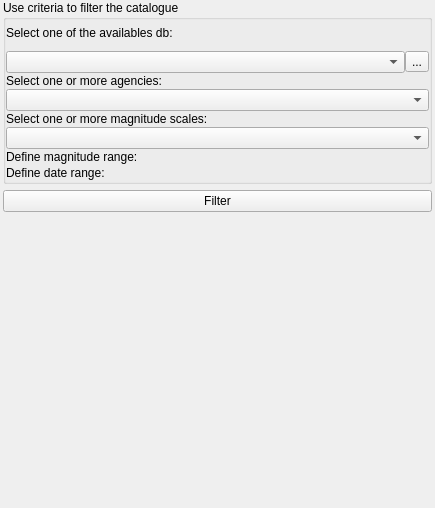
<?xml version="1.0" encoding="UTF-8"?>
<ui version="4.0">
 <class>Dock</class>
 <widget class="QDockWidget" name="Dock">
  <property name="geometry">
   <rect>
    <x>0</x>
    <y>0</y>
    <width>435</width>
    <height>508</height>
   </rect>
  </property>
  <property name="windowIcon">
   <iconset>
    <normaloff>:/plugins/inasafe/icon.png</normaloff>:/plugins/inasafe/icon.png</iconset>
  </property>
  <property name="windowTitle">
   <string>Events Catalogue</string>
  </property>
  <widget class="QWidget" name="dockWidgetContents">
   <layout class="QGridLayout" name="gridLayout">
    <property name="leftMargin">
     <number>3</number>
    </property>
    <property name="topMargin">
     <number>0</number>
    </property>
    <property name="rightMargin">
     <number>3</number>
    </property>
    <property name="bottomMargin">
     <number>3</number>
    </property>
    <item row="5" column="0">
     <spacer name="verticalSpacer">
      <property name="orientation">
       <enum>Qt::Vertical</enum>
      </property>
      <property name="sizeHint" stdset="0">
       <size>
        <width>20</width>
        <height>40</height>
       </size>
      </property>
     </spacer>
    </item>
    <item row="0" column="0">
     <widget class="QGroupBox" name="grpQuestion">
      <property name="title">
       <string>Use criteria to filter the catalogue</string>
      </property>
      <layout class="QGridLayout" name="gridLayout_3">
       <property name="leftMargin">
        <number>0</number>
       </property>
       <property name="topMargin">
        <number>6</number>
       </property>
       <property name="rightMargin">
        <number>0</number>
       </property>
       <property name="bottomMargin">
        <number>0</number>
       </property>
       <property name="verticalSpacing">
        <number>1</number>
       </property>
       <item row="15" column="0">
        <widget class="DateRangeFilter" name="date_range" native="true"/>
       </item>
       <item row="12" column="0">
        <widget class="QLabel" name="mrangeLabel">
         <property name="text">
          <string>Define magnitude range:</string>
         </property>
         <property name="margin">
          <number>10</number>
         </property>
        </widget>
       </item>
       <item row="11" column="0" colspan="2">
        <widget class="MultiCheckComboBox" name="mscalesComboBox">
         <property name="insertPolicy">
          <enum>QComboBox::InsertAlphabetically</enum>
         </property>
        </widget>
       </item>
       <item row="8" column="0" colspan="2">
        <widget class="MultiCheckComboBox" name="agenciesComboBox">
         <property name="insertPolicy">
          <enum>QComboBox::InsertAlphabetically</enum>
         </property>
        </widget>
       </item>
       <item row="7" column="0">
        <widget class="QLabel" name="agencyLabel">
         <property name="sizePolicy">
          <sizepolicy hsizetype="Maximum" vsizetype="Preferred">
           <horstretch>0</horstretch>
           <verstretch>0</verstretch>
          </sizepolicy>
         </property>
         <property name="text">
          <string>Select one or more agencies:</string>
         </property>
         <property name="margin">
          <number>10</number>
         </property>
        </widget>
       </item>
       <item row="9" column="0">
        <widget class="QLabel" name="mscalesLabel">
         <property name="text">
          <string>Select one or more magnitude scales:</string>
         </property>
         <property name="margin">
          <number>10</number>
         </property>
         <property name="buddy">
          <cstring>mscalesComboBox</cstring>
         </property>
        </widget>
       </item>
       <item row="14" column="0">
        <widget class="QLabel" name="drangeLabel">
         <property name="text">
          <string>Define date range:</string>
         </property>
         <property name="margin">
          <number>10</number>
         </property>
        </widget>
       </item>
       <item row="13" column="0">
        <widget class="DoubleRangeFilter" name="mag_range" native="true"/>
       </item>
       <item row="4" column="0">
        <widget class="QLabel" name="label">
         <property name="text">
          <string>Select one of the availables db:</string>
         </property>
         <property name="margin">
          <number>10</number>
         </property>
        </widget>
       </item>
       <item row="5" column="0" colspan="2">
        <layout class="QHBoxLayout" name="horizontalLayout_3">
         <property name="topMargin">
          <number>10</number>
         </property>
         <item>
          <widget class="QComboBox" name="selectDbComboBox">
           <property name="sizePolicy">
            <sizepolicy hsizetype="Preferred" vsizetype="Fixed">
             <horstretch>0</horstretch>
             <verstretch>0</verstretch>
            </sizepolicy>
           </property>
          </widget>
         </item>
         <item>
          <widget class="QToolButton" name="addDbBtn">
           <property name="text">
            <string>...</string>
           </property>
          </widget>
         </item>
        </layout>
       </item>
      </layout>
     </widget>
    </item>
    <item row="4" column="0">
     <widget class="QPushButton" name="filterBtn">
      <property name="enabled">
       <bool>true</bool>
      </property>
      <property name="text">
       <string>Filter</string>
      </property>
     </widget>
    </item>
   </layout>
  </widget>
 </widget>
 <customwidgets>
  <customwidget>
   <class>MultiCheckComboBox</class>
   <extends>QComboBox</extends>
   <header>MultiCheckComboBox</header>
  </customwidget>
  <customwidget>
   <class>DateRangeFilter</class>
   <extends>QWidget</extends>
   <header>rangeFilter</header>
   <container>1</container>
  </customwidget>
  <customwidget>
   <class>DoubleRangeFilter</class>
   <extends>QWidget</extends>
   <header>rangeFilter</header>
   <container>1</container>
  </customwidget>
 </customwidgets>
 <tabstops>
  <tabstop>mscalesComboBox</tabstop>
 </tabstops>
 <resources>
  <include location="resources.qrc"/>
  <include location="../../../../.qgis/python/plugins/inasafe/safe_qgis/resources.qrc"/>
 </resources>
 <connections/>
</ui>
